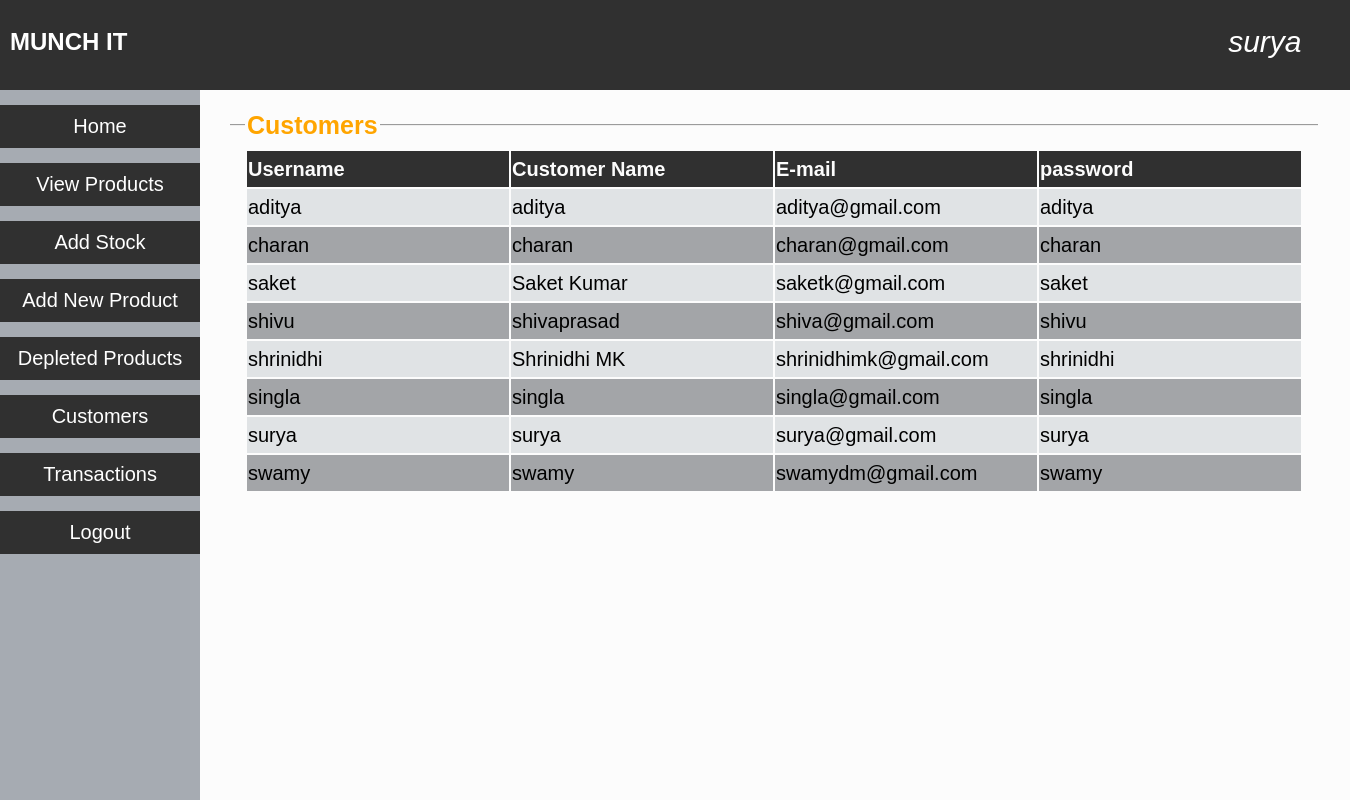
The page /customers.php (signed in) on the database its author committed.
### tables this page shows
CREATE TABLE `customer` (
  `cust_id` varchar(20) NOT NULL,
  `cust_name` varchar(25) NOT NULL,
  `email_id` varchar(25) NOT NULL,
  `password` varchar(25) NOT NULL
);

### customers.php (the view, shortened to what this page needs)
<!DOCTYPE html>
<html>
<head>
	<link rel='stylesheet' href="css/style.css">
</head>
<body>
	<div class="topStyle">
		<h2 style="color:white;">MUNCH IT</h2>
		<a class='userNameDisplay'><?php echo $_SESSION['loginUser']; ?></a>
	</div>
	<div class='sidebar'>
		<button onclick="location.href='adminHome.php'">Home</button>
		<button onclick="location.href='viewProducts.php'">View Products</button>
		<button onclick="location.href='addStock.php'">Add Stock</button>
		<button onclick="location.href='addProduct.php'">Add New Product</button>
		<button onclick="location.href='depleted.php'">Depleted Products</button>
		<button onclick="location.href='customers.php'">Customers</button>
		<button onclick="location.href='transactions.php'">Transactions</button>
		<button onclick="location.href='logout.php'">Logout</button>
	</div>
<div class='container'>
	<fieldset><legend><b>Customers</b></legend>
		<table><tr><th>Username</th><th>Customer Name</th><th>E-mail</th><th>password</th></tr>
		<?php
			$conn=mysqli_connect("localhost","root","","wholesale");
			$sql="select * from customer";
			$result=mysqli_query($conn,$sql);
			while($row=mysqli_fetch_assoc($result)){
				echo "<tr><td>".$row['cust_id']."</td><td>".$row['cust_name']."</td><td>".$row['email_id']."</td><td>".$row['password']."</td></tr>";
			}
			echo "</table><br>";
		?>
	</fieldset>
</div>
</body>
</html>

### style.css (style rules this page uses)
.topStyle { top:0; padding:10px; position:fixed; left:0; height:70px; width:100%; background-color: #303030; z-index: 10; }
.sidebar { display: block; position:fixed; margin-top:70px; top:20px; left:0; padding-top:15px; width:200px; height:100%; background-color: #a6abb2; z-index:5; }
.container { position:absolute; margin-top: 70px; margin-left:200px; margin-right:0; padding: 30px 20px 20px 20px; z-index: 1; }
.container table { text-align:left; font-style:normal; }
.container table td { vertical-align:top; }
.container table tr:nth-child(odd) { background-color: #a3a5a8; }
.container table tr:nth-child(even) { background-color: #e0e3e5; }
.container table th { min-width:13em; color:#fcfcfc; background-color: #303030; }
.container fieldset { min-height: 200px; min-width:30em; font-size: 20px; font-style:italic; line-height: 1.7em; border-left:none; border-right:none; border-bottom:none; }
.container fieldset legend { font-size: 25px; color:orange; font-style:normal; }
.sidebar button { text-decoration: none; border:none; background-color: #303030; padding:10px; height:20px auto; font-size: 20px; cursor:pointer; width:200px; margin-bottom:15px; color:white; }
.userNameDisplay { top:30px; right:5%; position:absolute; color:white; font-style:italic; font-size: 30px; }
body { top:0; left:0; background-color: #fcfcfc; font-family:sans-serif; line-height: 1.5em; }

### rows shown on the page
customer: cust_id "aditya", cust_name "aditya", email "aditya@gmail.com", password "aditya"
customer: cust_id "charan", cust_name "charan", email "charan@gmail.com", password "charan"
customer: cust_id "saket", cust_name "Saket Kumar", email "saketk@gmail.com", password "saket"
customer: cust_id "shivu", cust_name "shivaprasad", email "shiva@gmail.com", password "shivu"
customer: cust_id "shrinidhi", cust_name "Shrinidhi MK", email "shrinidhimk@gmail.com", password "shrinidhi"
customer: cust_id "singla", cust_name "singla", email "singla@gmail.com", password "singla"
customer: cust_id "surya", cust_name "surya", email "surya@gmail.com", password "surya"
customer: cust_id "swamy", cust_name "swamy", email "swamydm@gmail.com", password "swamy"

### other values the page prints
$_SESSION['loginUser'] "surya"
